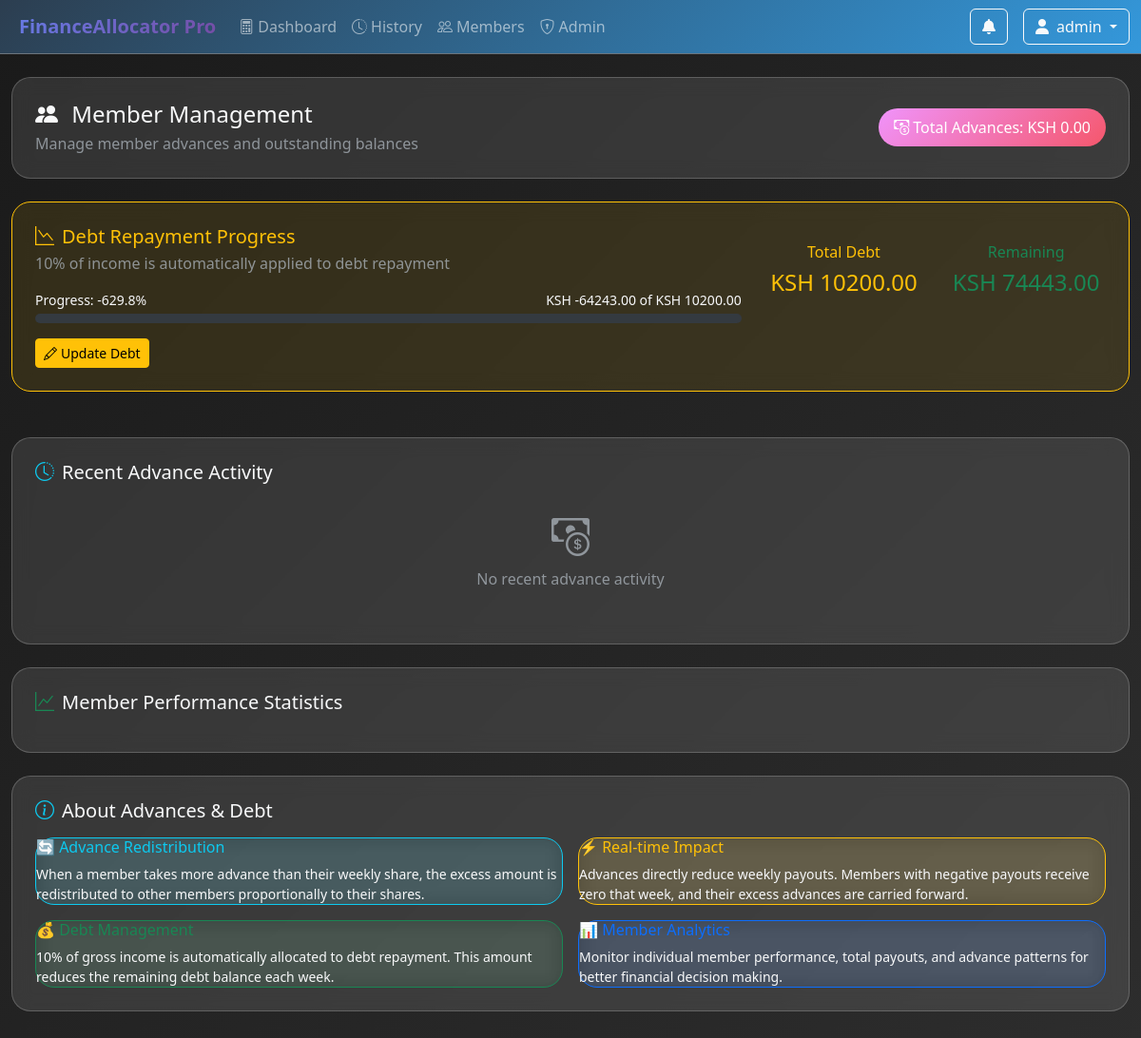
/members (signed in), run on an earlier commit of the app's database.
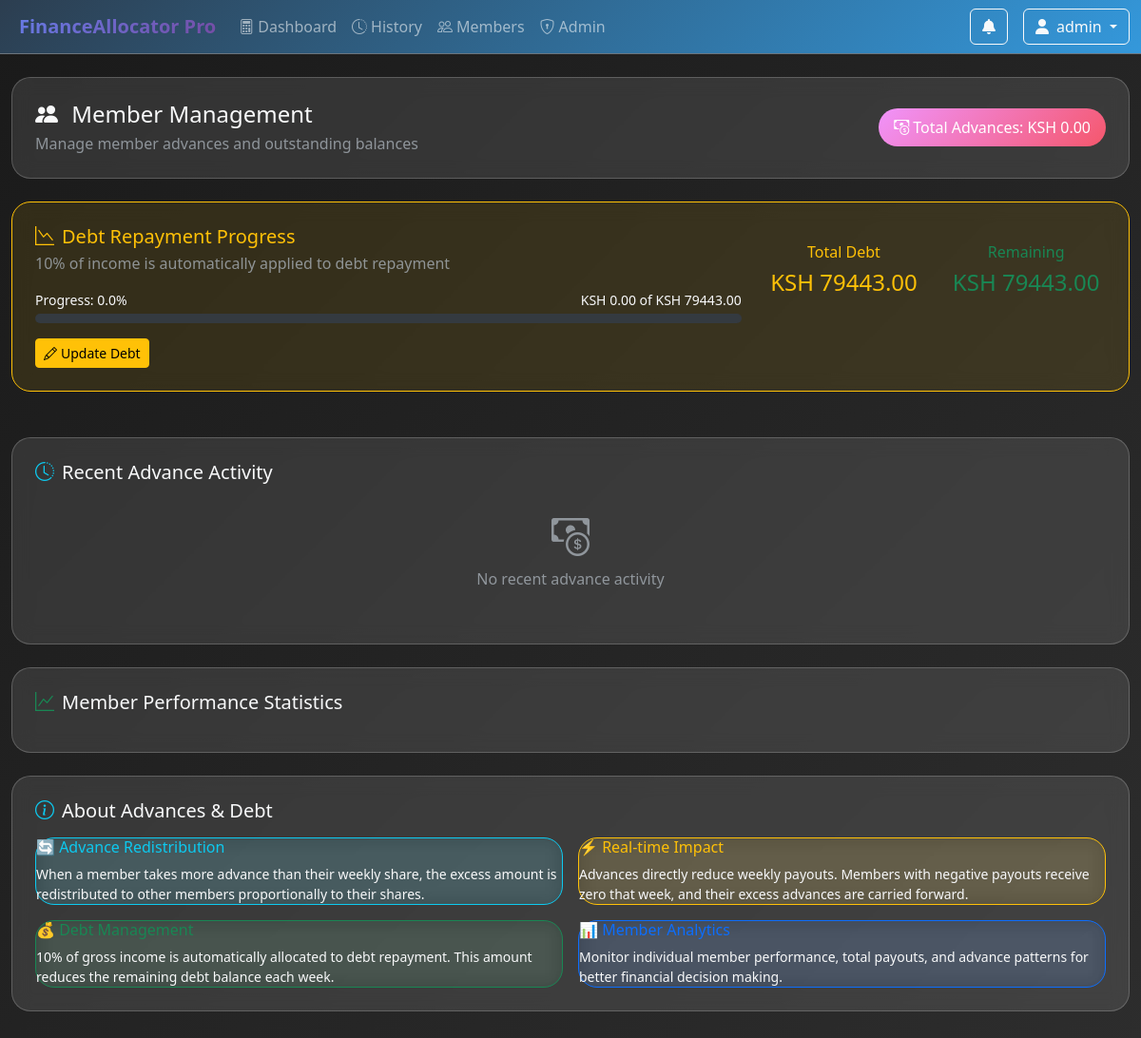
And on a later commit of the database.
### app/models.py (models this page shows)
class Debt(db.Model):
    id = db.Column(db.Integer, primary_key=True)
    total_debt = db.Column(db.Numeric(14,2), default=0)
    remaining_debt = db.Column(db.Numeric(14,2), default=0)
    last_updated = db.Column(db.DateTime, default=datetime.utcnow)

### app/routes.py (the view)
@main_bp.route('/members')
@login_required
def member_management():
    members = Member.query.all()
    total_advances = sum(member.outstanding_advance for member in members)
    recent_advances = WeeklyAdvance.query.order_by(WeeklyAdvance.created_at.desc()).limit(10).all()
    debt = Debt.query.first()
    if not debt:
        debt = Debt(total_debt=0, remaining_debt=0)
        db.session.add(debt)
        db.session.commit()
    return render_template('members.html',
                         members=members,
                         total_advances=total_advances,
                         recent_advances=recent_advances,
                         debt=debt)

### app/__init__.py (called while the page is built)
def create_app(config_class=Config):
    app = Flask(__name__)
    app.config.from_object(config_class)
    db.init_app(app)
    migrate.init_app(app, db)
    login_manager.init_app(app)
    mail.init_app(app)
    @app.context_processor
    def utility_processor():
        return {
            'now': datetime.utcnow,
            'current_year': datetime.utcnow().year
        }
    from app.auth import auth_bp
    from app.routes import main_bp
    from app.admin_routes import admin_bp
    app.register_blueprint(auth_bp)
    app.register_blueprint(main_bp)
    app.register_blueprint(admin_bp, url_prefix='/admin')
    from app.cli import init_app
    init_app(app)
    return app

### app/models.py (called while the page is built)
@login_manager.user_loader
def load_user(user_id):
    return User.query.get(int(user_id))

### app/templates/members.html (shortened to what the changed rows need)
{% extends "base.html" %}
{% block content %}
<div class="row mb-4">
    <div class="col-12">
        <div class="glass-card p-4 bg-warning bg-opacity-10 border-warning">
            <div class="row align-items-center">
                <div class="col-md-8">
                    {% if debt.total_debt > 0 %}
                    {% set debt_paid = debt.total_debt - debt.remaining_debt %}
                    {% set debt_percentage = (debt_paid / debt.total_debt * 100) if debt.total_debt > 0 else 0 %}
                    <div class="mt-3">
                        <div class="d-flex justify-content-between mb-1">
                            <small>Progress: {{ "%.1f"|format(debt_percentage) }}%</small>
                            <small>KSH {{ "%.2f"|format(debt_paid) }} of KSH {{ "%.2f"|format(debt.total_debt) }}</small>
                        </div>
                        <div class="progress" style="height: 10px;">
                        </div>
                    </div>
                    {% endif %}
                </div>
                <div class="col-md-4 text-end">
                    <div class="row text-center">
                        <div class="col-6">
                            <h6 class="text-warning">Total Debt</h6>
                            <h4 class="text-warning">KSH {{ "%.2f"|format(debt.total_debt) }}</h4>
                        </div>
                        <div class="col-6">
                            <h6 class="text-success">Remaining</h6>
                            <h4 class="text-success">KSH {{ "%.2f"|format(debt.remaining_debt) }}</h4>
                        </div>
                    </div>
                </div>
            </div>
        </div>
    </div>
</div>
{% endblock %}

What changed in the data, as far as the page shows it:
changed Debt: total_debt "10200.00" → "79443.00"; remaining_debt "74443.00" → "79443.00"
Also different on the page:
{{ "%.1f"|format(debt_percentage) }}: "-629.8" → "0.0"
{{ "%.2f"|format(debt_paid) }}: "-64243.00" → "0.00"
